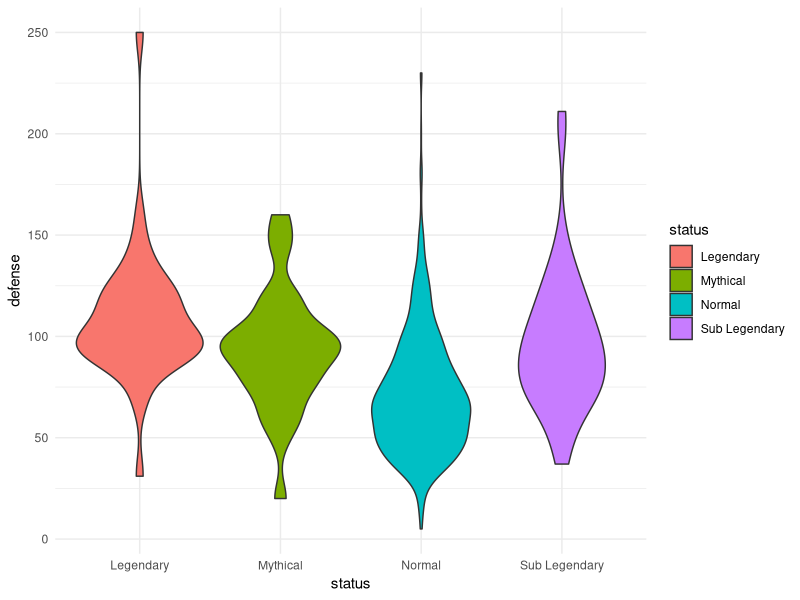
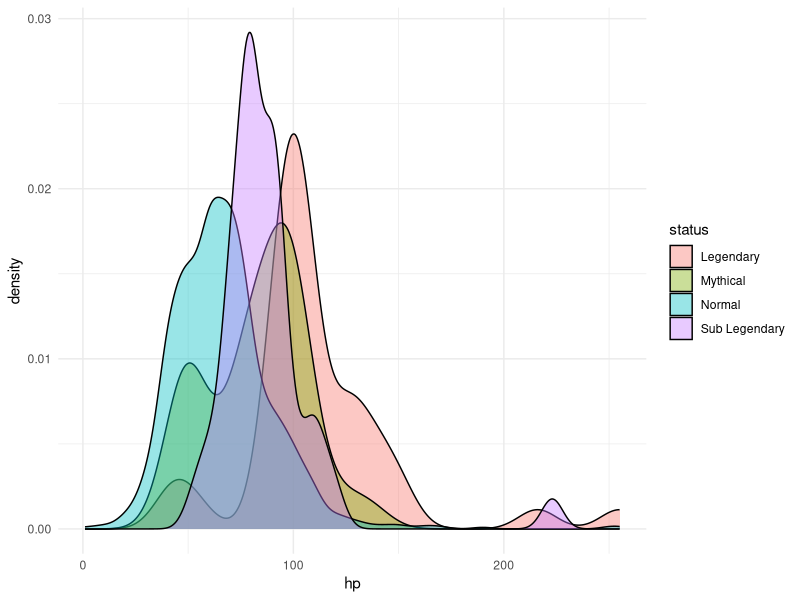
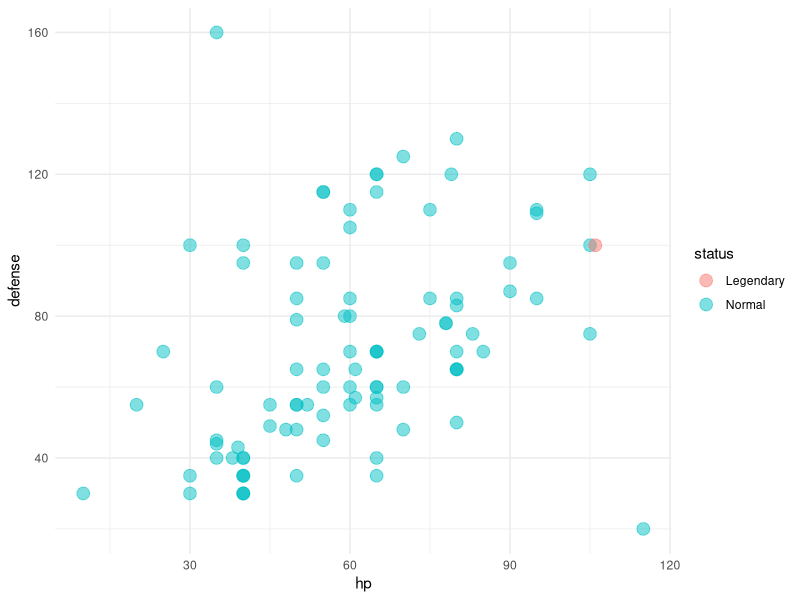

Source code (R) for these figures, in order: (Note: this script raises an error after producing the figures.)
# Scrips para realizar graficos en R

library(ggplot2)
library(dplyr)

data <- read.csv("data/pkm.csv")
colnames(data)
# violin
p <- ggplot(data, aes(x = status, y = defense,  fill = status )) +
     geom_violin() + theme_minimal()
p     

# desnsidad
q <- ggplot(data, aes(x = hp, group = status, fill = status)) + 
     geom_density(alpha = 0.4) + theme_minimal()
q

# scatter

pkm <- data %>% filter(status==c("Normal","Legendary"), generation == 1)
pq <- ggplot(pkm, aes(x = hp, y = defense, color = status)) +
      geom_point(size = 4, alpha = 0.5) + theme_minimal()
pq

table(data$status)
colnames(data)
table(data$type_1)

Burbujas 
n <- 100
a <- rnorm(n, 30, 2)
b <- rbinom(n, 200, 1/3)
s <- c(5, 10, 20, 30)
ss <- sample(s, n, replace = TRUE) 

temp <- data.frame(columna_1 = a, columna_2 = b, columna_3 = ss)
View(temp)

ggplot(temp, aes(x = columna_1, y = columna_2, size = columna_3)) + 
     geom_point(alpha = 0.7) +  theme_minimal()


# Ejemplo 2. Burbuja
tmp <- data %>% filter(type_1 == "Ghost") 

fantasma <- tmp %>% ggplot(aes(x = hp, y = defense, 
          size = attack, color = speed )) +
          geom_point(alpha = 0.7) + theme_minimal()
fantasma











